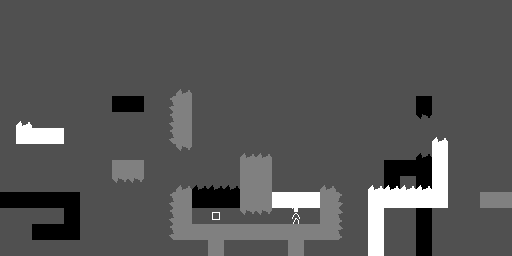

Rendered tile map (Tiled .tmx) drawn with the repository's tilesets; below, a short description and the full map source, tile grids included:
An orthogonal 32x16 tile map with 16x16 px tiles, 2 tile layers (alt_a, all).

<map version="1.5" tiledversion="1.7.2" orientation="orthogonal" renderorder="right-down" width="32" height="16" tilewidth="16" tileheight="16" infinite="0" backgroundcolor="#505050" nextlayerid="6" nextobjectid="1">
 <properties>
  <property name="bg_color" type="int" value="255" />
  <property name="title" value="Full Circle" />
  <property name="wrapping" type="bool" value="true" />
 </properties>
 <tileset firstgid="1" source="monoman.tsx" />
 <layer id="4" name="alt_a" width="32" height="16">
  <data encoding="csv">
0,0,0,0,0,0,0,0,0,0,0,0,0,0,0,0,0,0,0,0,0,0,0,0,0,0,0,0,0,0,0,0,
0,0,0,0,0,0,0,0,0,0,0,0,0,0,0,0,0,0,0,0,0,0,0,0,0,0,0,0,0,0,0,0,
0,0,0,0,0,0,0,0,0,0,0,0,0,0,0,0,0,0,0,0,0,0,0,0,0,0,0,0,0,0,0,0,
0,0,0,0,0,0,0,0,0,0,0,0,0,0,0,0,0,0,0,0,0,0,0,0,0,0,0,0,0,0,0,0,
0,0,0,0,0,0,0,0,0,0,0,0,0,0,0,0,0,0,0,0,0,0,0,0,0,0,0,0,0,0,0,0,
0,0,0,0,0,0,0,0,0,0,0,0,0,0,0,0,0,0,0,0,0,0,0,0,0,0,0,0,0,0,0,0,
0,0,0,0,0,0,0,0,0,0,0,0,0,0,0,0,0,0,0,0,0,0,0,0,0,0,4,0,0,0,0,0,
0,0,0,0,0,0,0,0,0,0,0,0,0,0,0,0,0,0,0,0,0,0,0,0,0,0,1073741834,0,0,0,0,0,
0,0,0,0,0,0,0,0,0,0,0,0,0,0,0,0,0,0,0,0,0,0,0,0,0,0,0,0,0,0,0,0,
0,0,0,0,0,0,0,0,0,0,0,0,0,0,0,0,0,0,0,0,0,0,0,0,0,0,10,0,0,0,0,0,
0,0,0,0,0,0,0,0,0,0,0,0,0,0,0,0,0,0,0,0,0,0,0,0,2684354564,2684354564,4,0,0,0,0,0,
0,0,0,0,0,0,0,0,0,0,0,0,0,0,0,0,0,0,0,0,0,0,0,0,4,0,4,0,0,0,0,0,
0,0,0,0,0,0,0,0,0,0,0,0,0,0,0,0,0,0,0,0,0,0,0,0,0,0,4,0,0,0,0,0,
0,0,0,0,0,0,0,0,0,0,0,0,0,0,0,0,0,0,0,0,0,0,0,0,0,0,4,0,0,0,0,0,
0,0,0,0,0,0,0,0,0,0,0,0,0,0,0,0,0,0,0,0,0,0,0,0,0,0,4,0,0,0,0,0,
0,0,0,0,0,0,0,0,0,0,0,0,0,0,0,0,0,0,0,0,0,0,0,0,0,0,4,0,0,0,0,0
</data>
 </layer>
 <layer id="1" name="all" width="32" height="16">
  <data encoding="csv">
0,0,0,0,0,0,0,0,0,0,0,0,0,0,0,0,0,0,0,0,0,0,0,0,0,0,0,0,0,0,0,0,
0,0,0,0,0,0,0,0,0,0,0,0,0,0,0,0,0,0,0,0,0,0,0,0,0,0,0,0,0,0,0,0,
0,0,0,0,0,0,0,0,0,0,0,0,0,0,0,0,0,0,0,0,0,0,0,0,0,0,0,0,0,0,0,0,
0,0,0,0,0,0,0,0,0,0,0,0,0,0,0,0,0,0,0,0,0,0,0,0,0,0,0,0,0,0,0,0,
0,0,0,0,0,0,0,0,0,0,0,0,0,0,0,0,0,0,0,0,0,0,0,0,0,0,0,0,0,0,0,0,
0,0,0,0,0,0,0,0,0,0,0,11,0,0,0,0,0,0,0,0,0,0,0,0,0,0,0,0,0,0,0,0,
0,0,0,0,0,0,0,4,4,0,1610612747,5,0,0,0,0,0,0,0,0,0,0,0,0,0,0,0,0,0,0,0,0,
0,12,0,0,0,0,0,0,0,0,1610612747,5,0,0,0,0,0,0,0,0,0,0,0,0,0,0,0,0,0,0,0,0,
0,6,6,6,0,0,0,0,0,0,1610612747,5,0,0,0,0,0,0,0,0,0,0,0,0,0,0,0,12,0,0,0,0,
0,0,0,0,0,0,0,0,0,0,0,1073741835,0,0,0,11,11,0,0,0,0,0,0,0,0,0,0,6,0,0,0,0,
0,0,0,0,0,0,0,5,5,0,0,0,0,0,0,5,5,0,0,0,0,0,0,0,0,0,0,6,0,0,0,0,
0,0,0,0,0,0,0,1073741835,1073741835,0,0,11,10,10,10,5,5,0,0,0,11,0,0,12,12,12,12,6,0,0,0,0,
4,4,4,4,4,0,0,0,0,0,1610612747,5,4,4,4,5,5,6,6,6,5,3758096395,0,6,6,6,6,6,0,0,5,5,
0,0,0,0,4,0,0,0,0,0,1610612747,5,0,18,0,1073741835,1073741835,0,1,0,5,2684354571,0,6,0,0,0,0,0,0,0,0,
0,0,4,4,4,0,0,0,0,0,1610612747,5,5,5,5,5,5,5,5,5,5,2684354571,0,6,0,0,0,0,0,0,0,0,
0,0,0,0,0,0,0,0,0,0,0,0,0,5,0,0,0,0,5,0,0,0,0,6,0,0,0,0,0,0,0,0
</data>
 </layer>
</map>
